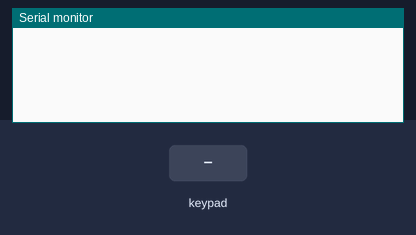
A sketch run on a simulated Arduino Uno, built with avr-gcc and run on an emulated ATmega328P. Shown: the last lines printed to the serial monitor. The test bench sets the inputs (shaded band).

Above: at 1.2 s.
1.3 s: key '1' pressed
At 2.0 s:
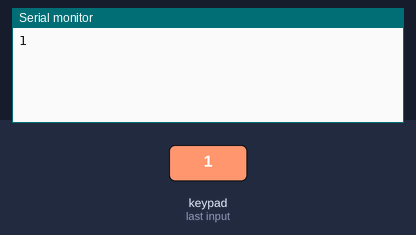
2.8 s: keypad keys 5 4 3 2 # pressed 0.4 s apart
At 5.5 s:
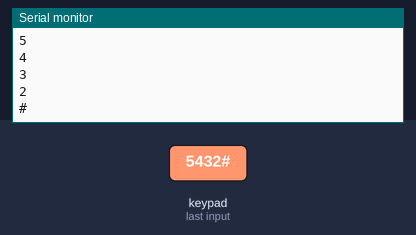
6.3 s: key 'A' pressed
At 7.2 s:
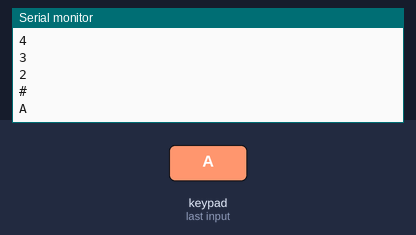
7.8 s: keypad keys 5 4 3 2 * pressed 0.4 s apart
At 10.7 s:
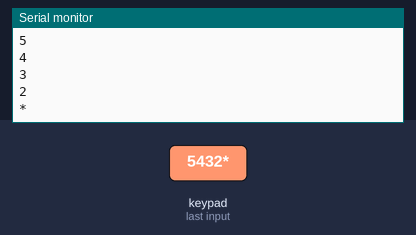
11.3 s: key 'B' pressed
At 12.0 s:
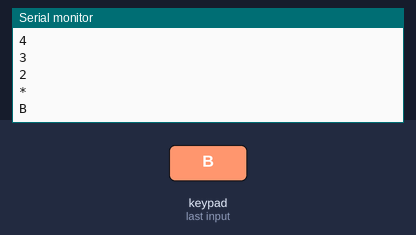
12.8 s: keypad keys 5 4 3 2 D pressed 0.4 s apart
At 15.8 s:
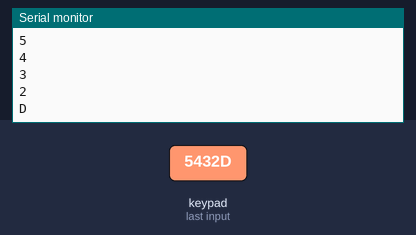
Timing chart, 0 to 17.3 s (numbered marks = the images above; inputs shaded):
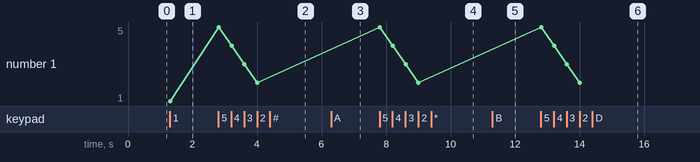

Measured:
- after the input at 1.3 s, the serial monitor: prints a new line at once (image 1)
- after the input at 2.8 s, the serial monitor: prints a new line at once (image 2)
- after the input at 6.3 s, the serial monitor: prints a new line at once (image 3)
- after the input at 7.8 s, the serial monitor: prints a new line at once (image 4)
- after the input at 11.3 s, the serial monitor: prints a new line at once (image 5)
- after the input at 12.8 s, the serial monitor: prints a new line at once (image 6)
- plotted number 1: 1 → 2 after the input at 2.8 s

The sketch:

simplekeypad.ino
```cpp
#include <Keypad.h>
const int ROW = 4; //no of row
const int COLUMN = 4;//no column
//Assingment of values
char keys[ROW][COLUMN]= {
  {'1','2','3','A'},
  {'4','4','5','B'},
  {'7','8','9','C'},
  {'*','0','#','D'},
};

byte PINR[ROW] = {9,8,7,6};//assinging pin to rows

byte PINCO[COLUMN] = {5,4,3,2}; //assigning pin to culmns
Keypad keypad = Keypad(makeKeymap(keys), PINR,PINCO, ROW, COLUMN );
void setup() {
  // put your setup code here, to run once:
  Serial.begin(9600);

}

void loop() {
  // put your main code here, to run repeatedly:
char key = keypad.getKey();
if (key){
Serial.println(key);
}

}
```
